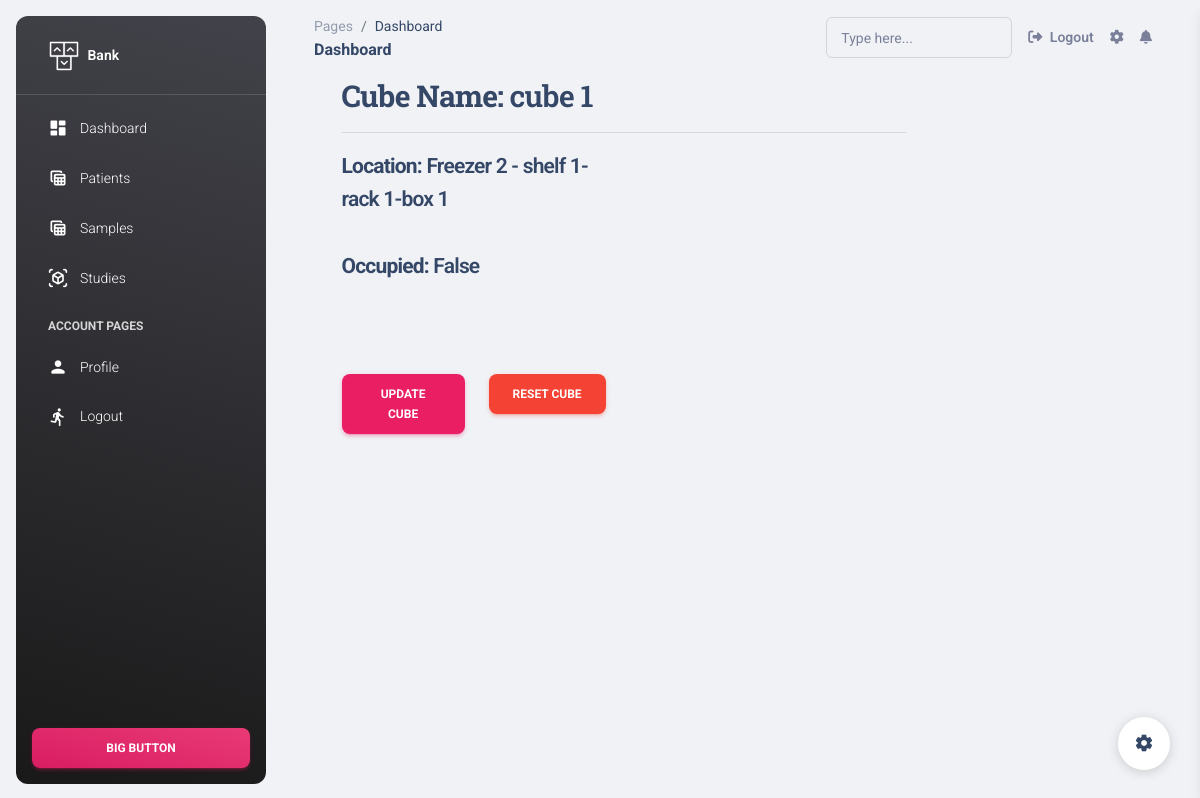
Screenshot of /5/details_cube/ with the database file from the repository.
### apps/home/models.py (models this page shows, shortened)
class Cube(models.Model):
    id = models.AutoField(primary_key=True)
    box = models.ForeignKey(Box, on_delete=models.CASCADE)
    occupied = models.BooleanField(default=False)
    sample = models.ForeignKey(Sample, blank=True,null=True,on_delete=models.CASCADE)
    name = models.CharField(max_length=200, default="cube 1")

class Box(models.Model):
    id = models.AutoField(primary_key=True)
    capacity = models.IntegerField()
    name = models.CharField(max_length=200,default="box 1")
    rack= models.ForeignKey(Rack, on_delete=models.CASCADE)
    def __str__(self) -> str:
        name = str(self.rack)+"-"+str(self.name)
        return name

class Rack(models.Model):
    id = models.AutoField(primary_key=True)
    capacity = models.IntegerField()
    name = models.CharField(max_length=100, default="rack 1")
    shelf = models.ForeignKey(Shelf, on_delete=models.CASCADE, default=1)
    def __str__(self) -> str:
        name = str(self.shelf)+"-"+str(self.name)
        return name

class Shelf(models.Model):
    id = models.AutoField(primary_key=True)
    capacity = models.IntegerField()
    name = models.CharField(max_length=200)
    racks = models.IntegerField()
    freezer = models.ForeignKey(Freezer, on_delete=models.CASCADE)
    def __str__(self) -> str:
        name = str(self.freezer)+" - "+str(self.name)
        return name

class Freezer(models.Model):
    id = models.AutoField(primary_key=True)
    capacity = models.IntegerField()
    name = models.CharField(max_length=200)
    shelves = models.IntegerField()
    def __str__(self) -> str:
        return self.name

### apps/home/views.py (the view)
# urls.py: re_path(r'^(?P<cubeid>\d+)/details_cube/$',views.cubeDetails, name='cubeDetails'),
def cubeDetails(request,cubeid):
    cube = get_object_or_404(Cube, id=cubeid)
    context={'cube':cube}
    context['CubeTabActive'] = True
    return render(request, 'cubes/view_cube.html', context)

### apps/context_processors.py (called while the page is built)
def cfg_assets_root(request):
    return { 'ASSETS_ROOT' : settings.ASSETS_ROOT }

### apps/templates/cubes/view_cube.html (shortened to what this page needs)
{% extends 'layouts/base.html' %}
{% load humanize %}
{% block content %}
    <div style="margin-left: 6%;" class="row">
        <div class="col-md-offset-2 col-md-8">
            {% if cube %}
            <h3><b>Cube Name: </b>{{cube.name}}</h3><hr>
            <div class="row">
                <div class="col-md-6">
                <h4><small><b>Location: </b> {{cube.box|capfirst}}</h4><br>
                <h4><small><b>Occupied: </b> {{cube.occupied}}</h4>
                </div>
            </div>
    <div style="margin-top: 15%;" class="row">
                    <div class="col-md-3">
                                    <a href="{% url 'edit_cube' cube.id %}" class="btn btn-primary pull-right">Update  Cube </a>
                                </div>
                                <div class="col-md-3">
                                    <a href="{% url 'reset_cube' cube.id %}" class="btn btn-danger pull-right">Reset  Cube</a>
                                </div>
        </div>
            {% else %}
                <h3>Not available</h3>
            {% endif %}
        </div>
    </div>
{% endblock %}

### rows the page displays
Cube: name "cube 1", box "Freezer 2 - shelf 1-rack 1-box 1", occupied "False"
